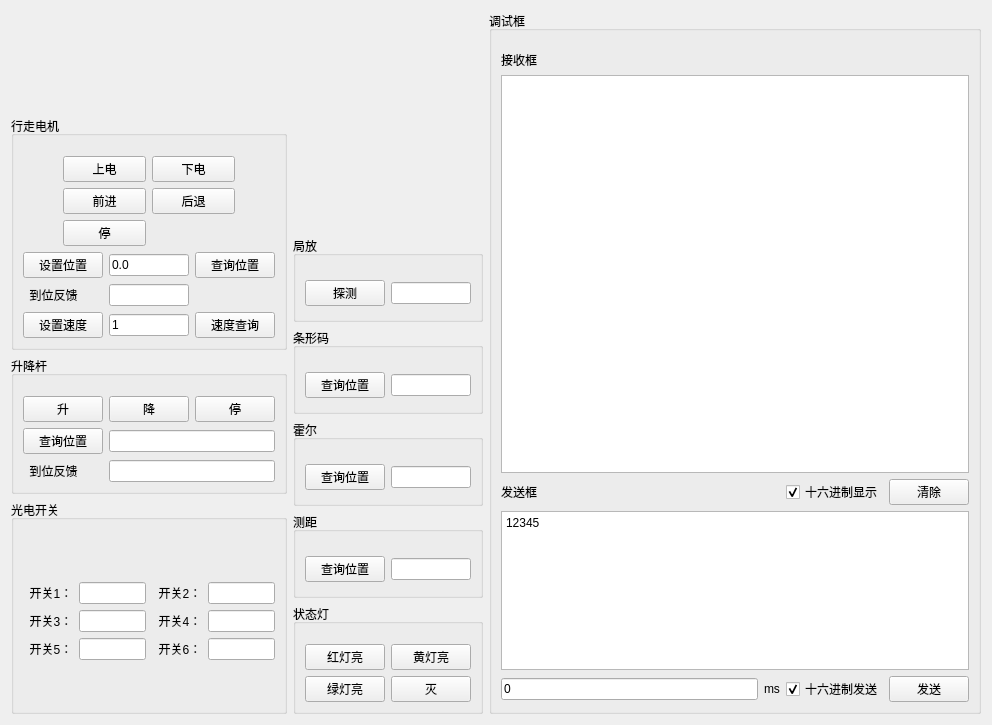
<?xml version="1.0" encoding="UTF-8"?>
<ui version="4.0">
 <class>ORIR_Debug_Help</class>
 <widget class="QWidget" name="ORIR_Debug_Help">
  <property name="geometry">
   <rect>
    <x>0</x>
    <y>0</y>
    <width>992</width>
    <height>725</height>
   </rect>
  </property>
  <property name="windowTitle">
   <string>Form</string>
  </property>
  <layout class="QGridLayout" name="gridLayout_23">
   <item row="0" column="0">
    <layout class="QGridLayout" name="gridLayout_22" columnstretch="1,1,20">
     <item row="0" column="2" rowspan="6">
      <widget class="QGroupBox" name="groupBox_11">
       <property name="title">
        <string>调试框</string>
       </property>
       <layout class="QGridLayout" name="gridLayout_21" rowstretch="0,5,0,2,0" columnstretch="0,0,0,0">
        <property name="leftMargin">
         <number>9</number>
        </property>
        <property name="topMargin">
         <number>20</number>
        </property>
        <item row="1" column="0" colspan="4">
         <widget class="QTextEdit" name="runinfo_te"/>
        </item>
        <item row="4" column="0">
         <widget class="QLineEdit" name="cycle_send_period_ms_le">
          <property name="text">
           <string>0</string>
          </property>
         </widget>
        </item>
        <item row="2" column="3">
         <widget class="QPushButton" name="clear_runinfo_btn">
          <property name="text">
           <string>清除</string>
          </property>
         </widget>
        </item>
        <item row="4" column="3">
         <widget class="QPushButton" name="send_debug_msg_btn">
          <property name="text">
           <string>发送</string>
          </property>
         </widget>
        </item>
        <item row="0" column="0">
         <widget class="QLabel" name="label_14">
          <property name="text">
           <string>接收框</string>
          </property>
         </widget>
        </item>
        <item row="3" column="0" colspan="4">
         <widget class="QTextEdit" name="send_debug_msg_te">
          <property name="html">
           <string>&lt;!DOCTYPE HTML PUBLIC &quot;-//W3C//DTD HTML 4.0//EN&quot; &quot;http://www.w3.org/TR/REC-html40/strict.dtd&quot;&gt;
&lt;html&gt;&lt;head&gt;&lt;meta name=&quot;qrichtext&quot; content=&quot;1&quot; /&gt;&lt;style type=&quot;text/css&quot;&gt;
p, li { white-space: pre-wrap; }
&lt;/style&gt;&lt;/head&gt;&lt;body style=&quot; font-family:'SimSun'; font-size:9pt; font-weight:400; font-style:normal;&quot;&gt;
&lt;p style=&quot; margin-top:0px; margin-bottom:0px; margin-left:0px; margin-right:0px; -qt-block-indent:0; text-indent:0px;&quot;&gt;&lt;span style=&quot; font-family:'SimSun';&quot;&gt;12345&lt;/span&gt;&lt;/p&gt;&lt;/body&gt;&lt;/html&gt;</string>
          </property>
         </widget>
        </item>
        <item row="2" column="0">
         <widget class="QLabel" name="label_13">
          <property name="text">
           <string>发送框</string>
          </property>
         </widget>
        </item>
        <item row="4" column="1">
         <widget class="QLabel" name="label_15">
          <property name="text">
           <string>ms</string>
          </property>
         </widget>
        </item>
        <item row="4" column="2">
         <widget class="QCheckBox" name="send_hex_data_cb">
          <property name="text">
           <string>十六进制发送</string>
          </property>
          <property name="checked">
           <bool>true</bool>
          </property>
         </widget>
        </item>
        <item row="2" column="2">
         <widget class="QCheckBox" name="is_show_as_hex_cb">
          <property name="text">
           <string>十六进制显示</string>
          </property>
          <property name="checked">
           <bool>true</bool>
          </property>
         </widget>
        </item>
       </layout>
      </widget>
     </item>
     <item row="1" column="0" rowspan="2">
      <widget class="QGroupBox" name="groupBox_3">
       <property name="title">
        <string>行走电机</string>
       </property>
       <layout class="QGridLayout" name="gridLayout_9">
        <property name="topMargin">
         <number>20</number>
        </property>
        <item row="0" column="0">
         <layout class="QGridLayout" name="gridLayout_7">
          <item row="2" column="1">
           <widget class="QPushButton" name="walkmotor_forward_btn">
            <property name="text">
             <string>前进</string>
            </property>
           </widget>
          </item>
          <item row="0" column="1">
           <widget class="QPushButton" name="walkmotor_poweron_btn">
            <property name="text">
             <string>上电</string>
            </property>
           </widget>
          </item>
          <item row="2" column="2">
           <widget class="QPushButton" name="walkmotor_backward_btn">
            <property name="text">
             <string>后退</string>
            </property>
           </widget>
          </item>
          <item row="3" column="1">
           <widget class="QPushButton" name="walkmotor_stop_btn">
            <property name="text">
             <string>停</string>
            </property>
           </widget>
          </item>
          <item row="0" column="2">
           <widget class="QPushButton" name="walkmotor_poweroff_btn">
            <property name="text">
             <string>下电</string>
            </property>
           </widget>
          </item>
          <item row="2" column="0">
           <spacer name="horizontalSpacer">
            <property name="orientation">
             <enum>Qt::Horizontal</enum>
            </property>
            <property name="sizeType">
             <enum>QSizePolicy::Fixed</enum>
            </property>
            <property name="sizeHint" stdset="0">
             <size>
              <width>40</width>
              <height>20</height>
             </size>
            </property>
           </spacer>
          </item>
          <item row="2" column="3">
           <spacer name="horizontalSpacer_2">
            <property name="orientation">
             <enum>Qt::Horizontal</enum>
            </property>
            <property name="sizeType">
             <enum>QSizePolicy::Fixed</enum>
            </property>
            <property name="sizeHint" stdset="0">
             <size>
              <width>40</width>
              <height>20</height>
             </size>
            </property>
           </spacer>
          </item>
         </layout>
        </item>
        <item row="1" column="0">
         <layout class="QGridLayout" name="gridLayout_8">
          <item row="0" column="0">
           <widget class="QPushButton" name="walkmotor_set_pos_btn">
            <property name="text">
             <string>设置位置</string>
            </property>
           </widget>
          </item>
          <item row="0" column="1">
           <widget class="QLineEdit" name="walkmotor_pos_le">
            <property name="text">
             <string>0.0</string>
            </property>
           </widget>
          </item>
          <item row="0" column="2">
           <widget class="QPushButton" name="walkmotor_query_pos_btn">
            <property name="text">
             <string>查询位置</string>
            </property>
           </widget>
          </item>
          <item row="1" column="0">
           <widget class="QLabel" name="label">
            <property name="text">
             <string>  到位反馈</string>
            </property>
           </widget>
          </item>
          <item row="1" column="1">
           <widget class="QLineEdit" name="walkmotor_inplace_le"/>
          </item>
          <item row="2" column="1">
           <widget class="QLineEdit" name="walkmotor_velocity_le">
            <property name="text">
             <string>1</string>
            </property>
           </widget>
          </item>
          <item row="2" column="0">
           <widget class="QPushButton" name="walkmotor_set_velocity_btn">
            <property name="text">
             <string>设置速度</string>
            </property>
           </widget>
          </item>
          <item row="2" column="2">
           <widget class="QPushButton" name="walkmotor_query_velocity_btn">
            <property name="text">
             <string>速度查询</string>
            </property>
           </widget>
          </item>
         </layout>
        </item>
       </layout>
      </widget>
     </item>
     <item row="2" column="1" rowspan="3">
      <layout class="QGridLayout" name="gridLayout_20">
       <item row="0" column="0">
        <widget class="QGroupBox" name="groupBox_7">
         <property name="title">
          <string>局放</string>
         </property>
         <layout class="QGridLayout" name="gridLayout_16">
          <property name="topMargin">
           <number>20</number>
          </property>
          <item row="0" column="0">
           <layout class="QHBoxLayout" name="horizontalLayout_2">
            <item>
             <widget class="QPushButton" name="partialdischarge_detect_btn">
              <property name="text">
               <string>探测</string>
              </property>
             </widget>
            </item>
            <item>
             <widget class="QLineEdit" name="partialdischarge_result_le"/>
            </item>
           </layout>
          </item>
         </layout>
        </widget>
       </item>
       <item row="1" column="0">
        <widget class="QGroupBox" name="groupBox_8">
         <property name="title">
          <string>条形码</string>
         </property>
         <layout class="QGridLayout" name="gridLayout_17">
          <property name="topMargin">
           <number>20</number>
          </property>
          <item row="0" column="0">
           <layout class="QHBoxLayout" name="horizontalLayout_3">
            <item>
             <widget class="QPushButton" name="barcode_query_position_btn">
              <property name="text">
               <string>查询位置</string>
              </property>
             </widget>
            </item>
            <item>
             <widget class="QLineEdit" name="barcode_position_le"/>
            </item>
           </layout>
          </item>
         </layout>
        </widget>
       </item>
       <item row="2" column="0">
        <widget class="QGroupBox" name="groupBox_9">
         <property name="title">
          <string>霍尔</string>
         </property>
         <layout class="QGridLayout" name="gridLayout_18">
          <property name="topMargin">
           <number>20</number>
          </property>
          <item row="0" column="0">
           <layout class="QHBoxLayout" name="horizontalLayout_4">
            <item>
             <widget class="QPushButton" name="hall_query_position_btn">
              <property name="text">
               <string>查询位置</string>
              </property>
             </widget>
            </item>
            <item>
             <widget class="QLineEdit" name="hall_position_le"/>
            </item>
           </layout>
          </item>
         </layout>
        </widget>
       </item>
       <item row="3" column="0">
        <widget class="QGroupBox" name="groupBox_10">
         <property name="title">
          <string>测距</string>
         </property>
         <layout class="QGridLayout" name="gridLayout_19">
          <property name="topMargin">
           <number>20</number>
          </property>
          <item row="0" column="0">
           <layout class="QHBoxLayout" name="horizontalLayout_5">
            <item>
             <widget class="QPushButton" name="ranging_query_position_btn">
              <property name="text">
               <string>查询位置</string>
              </property>
             </widget>
            </item>
            <item>
             <widget class="QLineEdit" name="ranging_position_le"/>
            </item>
           </layout>
          </item>
         </layout>
        </widget>
       </item>
      </layout>
     </item>
     <item row="3" column="0">
      <widget class="QGroupBox" name="groupBox_4">
       <property name="title">
        <string>升降杆</string>
       </property>
       <layout class="QGridLayout" name="gridLayout_11">
        <property name="topMargin">
         <number>20</number>
        </property>
        <item row="0" column="0">
         <layout class="QHBoxLayout" name="horizontalLayout">
          <item>
           <widget class="QPushButton" name="lifter_up_btn">
            <property name="text">
             <string>升</string>
            </property>
           </widget>
          </item>
          <item>
           <widget class="QPushButton" name="lifter_down_btn">
            <property name="text">
             <string>降</string>
            </property>
           </widget>
          </item>
          <item>
           <widget class="QPushButton" name="lifter_stop_btn">
            <property name="text">
             <string>停</string>
            </property>
           </widget>
          </item>
         </layout>
        </item>
        <item row="1" column="0">
         <layout class="QGridLayout" name="gridLayout_10">
          <item row="1" column="1">
           <widget class="QLineEdit" name="lifter_inplace_le"/>
          </item>
          <item row="0" column="1">
           <widget class="QLineEdit" name="lifter_pos_le"/>
          </item>
          <item row="1" column="0">
           <widget class="QLabel" name="label_3">
            <property name="text">
             <string>  到位反馈</string>
            </property>
           </widget>
          </item>
          <item row="0" column="0">
           <widget class="QPushButton" name="lifter_query_pos_btn">
            <property name="text">
             <string>查询位置</string>
            </property>
           </widget>
          </item>
         </layout>
        </item>
       </layout>
      </widget>
     </item>
     <item row="4" column="0" rowspan="2">
      <widget class="QGroupBox" name="groupBox_6">
       <property name="title">
        <string>光电开关</string>
       </property>
       <layout class="QGridLayout" name="gridLayout_15">
        <property name="topMargin">
         <number>20</number>
        </property>
        <item row="0" column="0">
         <layout class="QGridLayout" name="gridLayout_14">
          <item row="3" column="1">
           <widget class="QLineEdit" name="photoelectricswitch_5_le"/>
          </item>
          <item row="0" column="3">
           <widget class="QLineEdit" name="photoelectricswitch_2_le"/>
          </item>
          <item row="0" column="1">
           <widget class="QLineEdit" name="photoelectricswitch_1_le"/>
          </item>
          <item row="2" column="0">
           <widget class="QLabel" name="label_7">
            <property name="text">
             <string>  开关3：</string>
            </property>
           </widget>
          </item>
          <item row="3" column="3">
           <widget class="QLineEdit" name="photoelectricswitch_6_le"/>
          </item>
          <item row="2" column="1">
           <widget class="QLineEdit" name="photoelectricswitch_3_le"/>
          </item>
          <item row="2" column="3">
           <widget class="QLineEdit" name="photoelectricswitch_4_le"/>
          </item>
          <item row="0" column="0">
           <widget class="QLabel" name="label_6">
            <property name="text">
             <string>  开关1：</string>
            </property>
           </widget>
          </item>
          <item row="3" column="0">
           <widget class="QLabel" name="label_8">
            <property name="text">
             <string>  开关5：</string>
            </property>
           </widget>
          </item>
          <item row="0" column="2">
           <widget class="QLabel" name="label_9">
            <property name="text">
             <string>  开关2：</string>
            </property>
           </widget>
          </item>
          <item row="2" column="2">
           <widget class="QLabel" name="label_12">
            <property name="text">
             <string>  开关4：</string>
            </property>
           </widget>
          </item>
          <item row="3" column="2">
           <widget class="QLabel" name="label_11">
            <property name="text">
             <string>  开关6：</string>
            </property>
           </widget>
          </item>
         </layout>
        </item>
       </layout>
      </widget>
     </item>
     <item row="5" column="1">
      <widget class="QGroupBox" name="groupBox_5">
       <property name="title">
        <string>状态灯</string>
       </property>
       <layout class="QGridLayout" name="gridLayout_13">
        <property name="topMargin">
         <number>20</number>
        </property>
        <item row="0" column="0">
         <layout class="QGridLayout" name="gridLayout_12">
          <item row="0" column="0">
           <widget class="QPushButton" name="statuslight_red_on_btn">
            <property name="text">
             <string>红灯亮</string>
            </property>
           </widget>
          </item>
          <item row="0" column="1">
           <widget class="QPushButton" name="statuslight_yellow_on_btn">
            <property name="text">
             <string>黄灯亮</string>
            </property>
           </widget>
          </item>
          <item row="1" column="0">
           <widget class="QPushButton" name="statuslight_green_on_btn">
            <property name="text">
             <string>绿灯亮</string>
            </property>
           </widget>
          </item>
          <item row="1" column="1">
           <widget class="QPushButton" name="statuslight_all_off_btn">
            <property name="text">
             <string>灭</string>
            </property>
           </widget>
          </item>
         </layout>
        </item>
       </layout>
      </widget>
     </item>
    </layout>
   </item>
  </layout>
  <zorder></zorder>
 </widget>
 <resources/>
 <connections/>
</ui>
